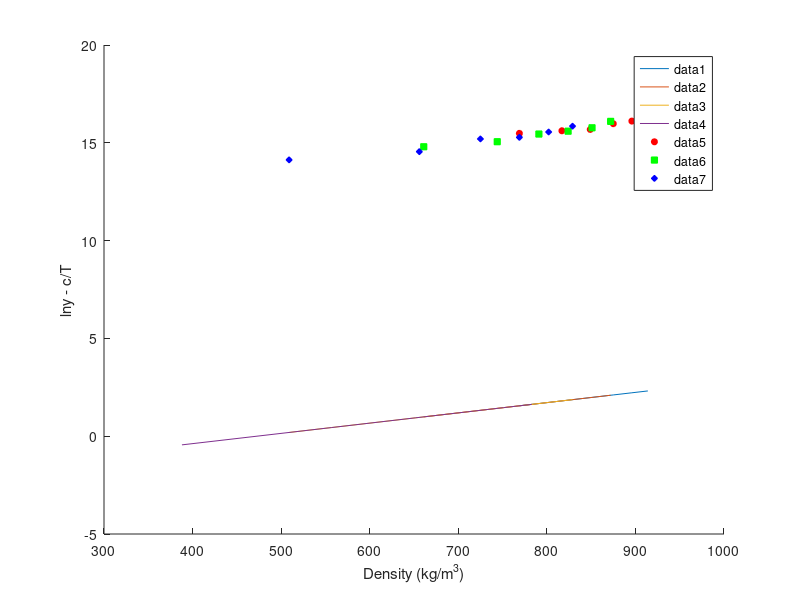

Write MATLAB code to recreate this figure.
clear;
% SC CO2 Thermo info
T_c_CO2 = 304.18;       % Critical Temp [Kelvin]
P_c_CO2 = 73.8;         % Critical Pressure [bar]
omega_CO2 = 0.225;      % Omega [-]

% Drug Thermo info
T_c_drug = 1149.5;      % Critical Temp [Kelvin]
P_c_drug = 10.57;       % Critical Pressure [bar]
omega_drug = 2.0964;    % Omega [-]

% Genral info
T = [308 318 328 338];              % Temp range
P = 1:1:300;                        % Pressure range from 1 to 300 bar with step of 1
k_ij = [0.103 0.117 0.126 0.134];   % Binary interaction parameter for PR/KM EoS
R = 8.314;                          % Gas Constant [J/mol·K]

Mw_drug = 598.5;
Mw_CO2 = 44.01;
Mw_methanol = 32.04;

rho_CO2 =   [769 817 849 875 896 914;
            661 744 791 824 851 872;
            509 656 725 769 802 829;
            388 557 652 710 751 783];               % Density [kg/m3]

y_b =   [2.03 2.32 2.48 3.33 3.80 5.32;
        1.63 2.11 3.12 3.61 4.30 5.96;
        1.29 1.96 3.76 4.08 5.36 7.22;
        0.90 1.52 4.39 4.94 6.10 8.01];        % mole fraction


% KJ Model info
a_KJ = -2.4761;
b_KJ = 5.2409*10^-3;
c_KJ = -4550.5306;

ln_y_KJ = zeros(4,6);
ln_y_KJ_cT = zeros(4,6);
ln_y_b_cT = zeros(4,6);
for n=1:4
    for i=1:6
        ln_y_KJ(n,i) = a_KJ + b_KJ*rho_CO2(n,i) + c_KJ/T(n);
        ln_y_KJ_cT(n,i) = ln_y_KJ(n,i) - c_KJ/T(n);
        ln_y_b_cT(n,i) = log(y_b(n,i)) - c_KJ/T(n);
    end
end

figure(1);
hold on;
plot(rho_CO2(1,:),ln_y_KJ_cT(1,:));
plot(rho_CO2(2,:),ln_y_KJ_cT(2,:));
plot(rho_CO2(3,:),ln_y_KJ_cT(3,:));
plot(rho_CO2(4,:),ln_y_KJ_cT(4,:));
scatter(rho_CO2(1,:),ln_y_b_cT(1,:), 20, 'r', 'o', 'MarkerFaceColor', 'r');
scatter(rho_CO2(2,:),ln_y_b_cT(2,:), 20, 'g', 's', 'MarkerFaceColor', 'g');
scatter(rho_CO2(3,:),ln_y_b_cT(3,:), 20, 'b', 'd', 'MarkerFaceColor', 'b');

legend()
xlabel('Density (kg/m^3)');
ylabel('lny - c/T');

% GM Model info
a_GM = 1.8309;
b_GM = -5710.4987;
c_GM = 3.8342;

% Chrastil Model info
a_Chrastil = 4.5889;
b_Chrastil = -12.7501;
c_Chrastil = -6759.0921;

% Bartle et al. Model info
a_Bartle = 13.2886;
b_Bartle = 9.0827;
c_Bartle = -6845.6966;

% Sung-Shim Model info
a_Sung = 5.7399;
b_Sung = -606.0322;
c_Sung = -447.5124;
d_Sung = -36.8120;

% Bian et al model info
a_Bian = 4.2910;
b_Bian = -4806.5989;
c_Bian = 0.0355;
d_Bian = -1.0456;
e_Bian = -9.5861*10^4;

% Sodeifian model info
a_Sodeifian = -16.8909;
b_Sodeifian = -13.0866*10^3;
c_Sodeifian = 1.4181;
d_Sodeifian = 1.1071*10^3;
e_Sodeifian = -2.9406*10^3;
f_Sodeifian = -838.2700;
